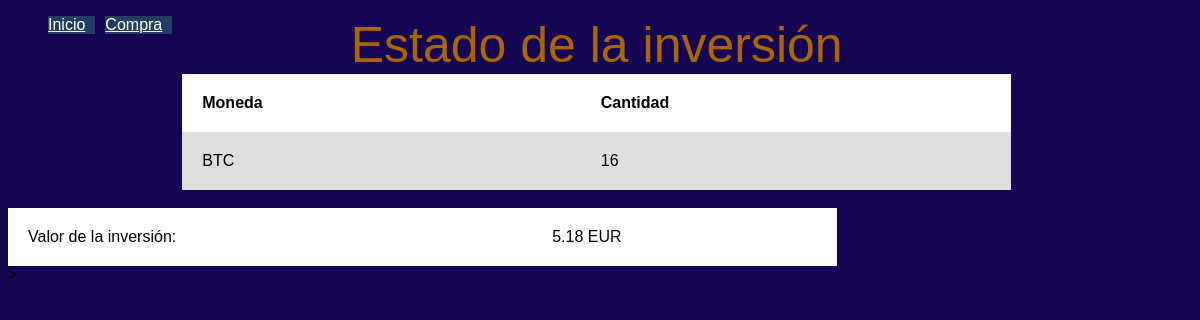
Page /estado on the earlier database version.
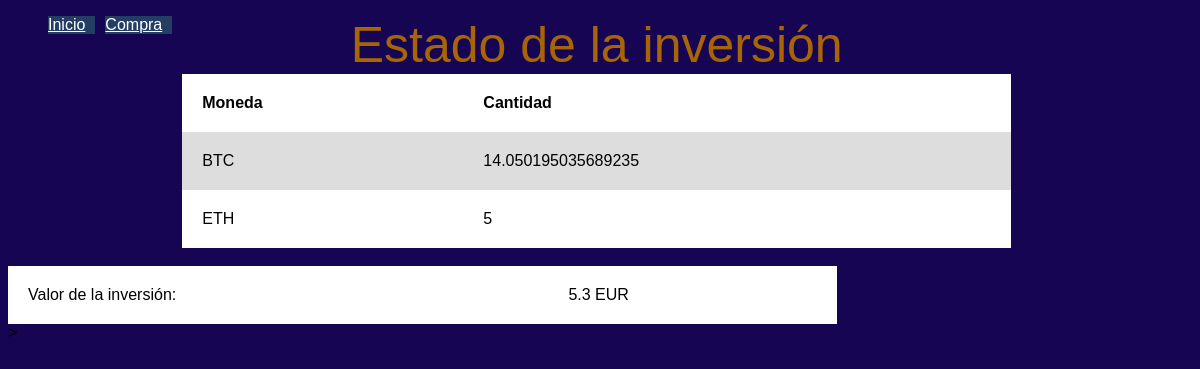
Same page on the later database version.
### tables this page shows
CREATE TABLE cartera (
            id integer PRIMARY KEY,
            moneda text,
            cantidad integer
        );

### Criptocambio/views.py (the view)
@app.route('/estado')
def actualizar():
    saldos = db.conseguir_cartera()
    euros = 0
    for saldo in saldos:
        crypto = CriptoModel(saldo.moneda, "EUR")
        crypto.consultar_cambio()
        euros += saldo.cantidad * crypto.cambio
    return render_template("estado.html", saldos=saldos, euros=round(euros, 2))

### Criptocambio/models.py (called while the page is built, shortened)
    def consultar_cambio(self):
        try:
            self.cambio = random.random()
            return
        except ValueError:
            return render_template("error.html", mensaje="Error al llamar a la API")
        except Exception:
            return render_template("error.html", mensaje="Error desconocido")

    def conseguir_cartera(self) -> List[Saldo]:
        cur = self.db.cursor()
        cur.execute("SELECT * FROM cartera")
        data = []
        for fila in cur.fetchall():
            saldo = Saldo(fila[1], fila[2])
            data.append(saldo)
        return data

### Criptocambio/templates/estado.html (shortened to what this page needs)
{% from 'macros.html' import menu %}
<!DOCTYPE html>
<html lang="en">
<head>
    <link rel="stylesheet" href="/static/css/tabla.css">
</head>
<body>
    {{ menu(self._TemplateReference__context.name) }}
    <table>
        <caption>Estado de la inversión</caption>
        <tr>
            <th>Moneda</th>
            <th>Cantidad</th>
        </tr>
        {% for saldo in saldos %}
        <tr>
            <td>{{ saldo.moneda }}</td>
            <td>{{ saldo.cantidad }}</td>
        </tr>
        {% endfor %}
    </table>
    <br>
    <table>
        <td>Valor de la inversión:</td>
        <td>{{ euros }} EUR</td>
    </table>>
</body>
</html>

Differences in the rows shown:
changed cartera "BTC": cantidad "16" → "14.050195035689235"
added cartera: moneda "ETH", cantidad "5"
Other differences:
{{ euros }}: "5.18" → "5.3"
